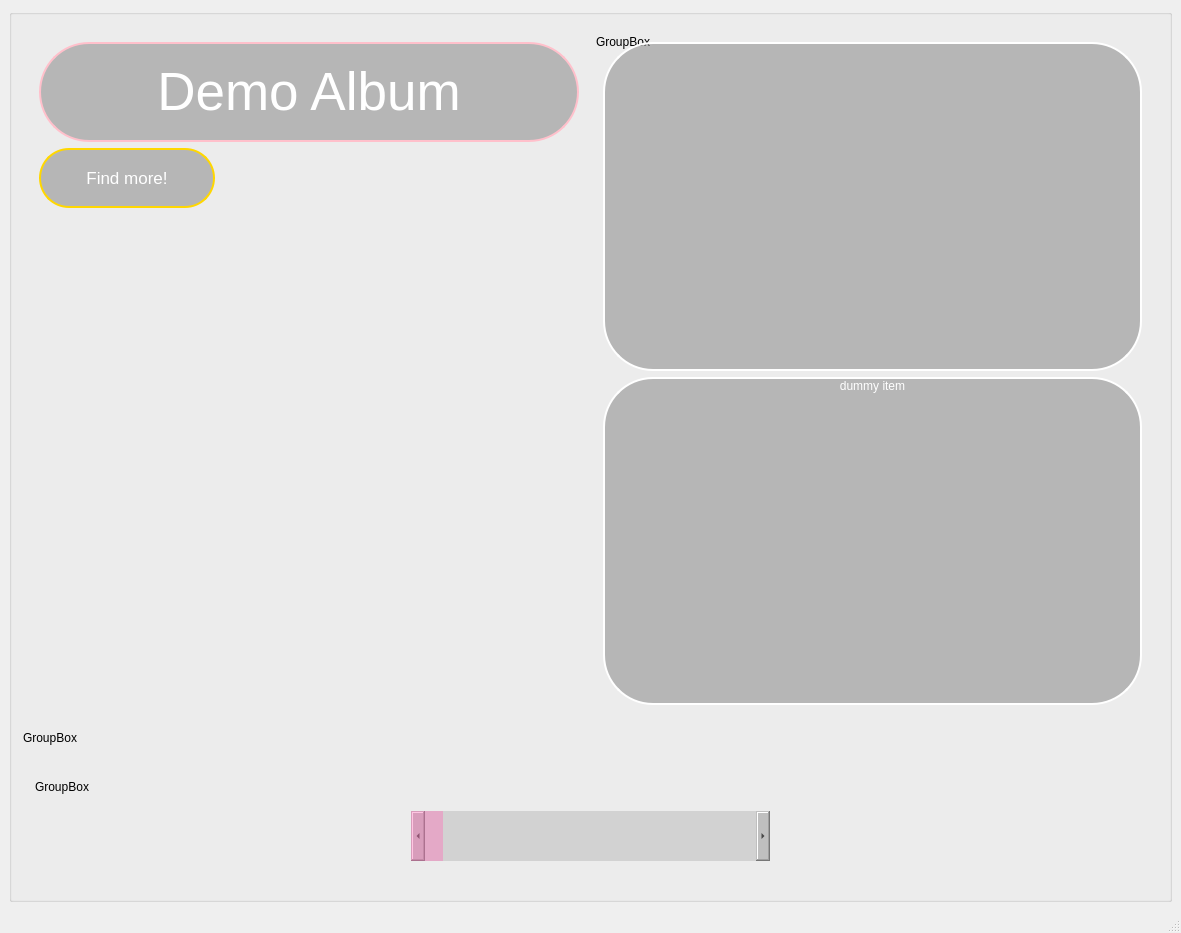
<?xml version="1.0" encoding="UTF-8"?>
<ui version="4.0">
 <class>MainWindow</class>
 <widget class="QMainWindow" name="MainWindow">
  <property name="geometry">
   <rect>
    <x>0</x>
    <y>0</y>
    <width>1181</width>
    <height>933</height>
   </rect>
  </property>
  <property name="windowTitle">
   <string>MainWindow</string>
  </property>
  <widget class="QWidget" name="central_widget">
   <property name="styleSheet">
    <string notr="true">#central_widget {
 background: qlineargradient(x1:0, y1:0, x2:1, y2:1,
            stop:0 #4B0082, stop:1 #000000);
}
</string>
   </property>
   <layout class="QHBoxLayout" name="horizontalLayout_2">
    <item>
     <widget class="QGroupBox" name="vertical_box">
      <property name="title">
       <string/>
      </property>
      <layout class="QVBoxLayout" name="verticalLayout_3">
       <item>
        <widget class="QGroupBox" name="big_box">
         <property name="styleSheet">
          <string notr="true">QGroupBox{
   border: none;
}
</string>
         </property>
         <property name="title">
          <string/>
         </property>
         <property name="flat">
          <bool>true</bool>
         </property>
         <layout class="QHBoxLayout" name="horizontalLayout">
          <item>
           <widget class="QGroupBox" name="left_box">
            <property name="title">
             <string/>
            </property>
            <property name="flat">
             <bool>true</bool>
            </property>
            <layout class="QGridLayout" name="gridLayout" rowstretch="1,0">
             <item row="0" column="0">
              <layout class="QGridLayout" name="song_grid">
               <item row="2" column="1">
                <widget class="QLabel" name="label_3">
                 <property name="text">
                  <string/>
                 </property>
                </widget>
               </item>
               <item row="2" column="2">
                <widget class="QLabel" name="label_4">
                 <property name="text">
                  <string/>
                 </property>
                </widget>
               </item>
               <item row="1" column="0">
                <widget class="QPushButton" name="search_btn">
                 <property name="sizePolicy">
                  <sizepolicy hsizetype="Minimum" vsizetype="Minimum">
                   <horstretch>0</horstretch>
                   <verstretch>0</verstretch>
                  </sizepolicy>
                 </property>
                 <property name="maximumSize">
                  <size>
                   <width>16777215</width>
                   <height>60</height>
                  </size>
                 </property>
                 <property name="font">
                  <font>
                   <pointsize>13</pointsize>
                  </font>
                 </property>
                 <property name="styleSheet">
                  <string notr="true"> border: 2px solid gold;
 background-color: rgba(128, 128, 128, 128);
 border-radius: 30px;
color: white;


</string>
                 </property>
                 <property name="text">
                  <string>Find more!</string>
                 </property>
                </widget>
               </item>
               <item row="0" column="0" colspan="3">
                <widget class="QLabel" name="label">
                 <property name="sizePolicy">
                  <sizepolicy hsizetype="Preferred" vsizetype="Minimum">
                   <horstretch>0</horstretch>
                   <verstretch>0</verstretch>
                  </sizepolicy>
                 </property>
                 <property name="maximumSize">
                  <size>
                   <width>16777215</width>
                   <height>100</height>
                  </size>
                 </property>
                 <property name="font">
                  <font>
                   <pointsize>40</pointsize>
                  </font>
                 </property>
                 <property name="styleSheet">
                  <string notr="true"> border: 2px solid pink;
 background-color: rgba(128, 128, 128, 128);
 border-radius: 50px;
color: white;


</string>
                 </property>
                 <property name="lineWidth">
                  <number>3</number>
                 </property>
                 <property name="text">
                  <string>Demo Album</string>
                 </property>
                 <property name="alignment">
                  <set>Qt::AlignCenter</set>
                 </property>
                </widget>
               </item>
               <item row="2" column="0">
                <widget class="QLabel" name="label_2">
                 <property name="text">
                  <string/>
                 </property>
                </widget>
               </item>
              </layout>
             </item>
             <item row="1" column="0">
              <spacer name="verticalSpacer">
               <property name="orientation">
                <enum>Qt::Vertical</enum>
               </property>
               <property name="sizeHint" stdset="0">
                <size>
                 <width>20</width>
                 <height>40</height>
                </size>
               </property>
              </spacer>
             </item>
            </layout>
           </widget>
          </item>
          <item>
           <widget class="QGroupBox" name="groupBox_3">
            <property name="title">
             <string>GroupBox</string>
            </property>
            <layout class="QVBoxLayout" name="verticalLayout_5">
             <item>
              <widget class="QListWidget" name="songs_played_widget">
               <property name="sizePolicy">
                <sizepolicy hsizetype="Preferred" vsizetype="Expanding">
                 <horstretch>0</horstretch>
                 <verstretch>0</verstretch>
                </sizepolicy>
               </property>
               <property name="styleSheet">
                <string notr="true"> border: 2px solid white;
 background-color: rgba(128, 128, 128, 128);
 border-radius: 50px;
color: white;


</string>
               </property>
               <property name="frameShape">
                <enum>QFrame::StyledPanel</enum>
               </property>
               <property name="frameShadow">
                <enum>QFrame::Sunken</enum>
               </property>
              </widget>
             </item>
             <item>
              <widget class="QListWidget" name="song_queue_widget">
               <property name="sizePolicy">
                <sizepolicy hsizetype="Preferred" vsizetype="Expanding">
                 <horstretch>0</horstretch>
                 <verstretch>0</verstretch>
                </sizepolicy>
               </property>
               <property name="styleSheet">
                <string notr="true"> border: 2px solid white;
 background-color: rgba(128, 128, 128, 128);
 border-radius: 50px;
color: white;



</string>
               </property>
               <item>
                <property name="text">
                 <string>dummy item</string>
                </property>
                <property name="textAlignment">
                 <set>AlignCenter</set>
                </property>
               </item>
              </widget>
             </item>
            </layout>
           </widget>
          </item>
         </layout>
        </widget>
       </item>
       <item>
        <widget class="QGroupBox" name="controller_box">
         <property name="minimumSize">
          <size>
           <width>0</width>
           <height>100</height>
          </size>
         </property>
         <property name="styleSheet">
          <string notr="true">#controller_box
{
border: none;
}</string>
         </property>
         <property name="title">
          <string>GroupBox</string>
         </property>
         <property name="flat">
          <bool>true</bool>
         </property>
         <layout class="QVBoxLayout" name="verticalLayout_4">
          <item>
           <widget class="QPushButton" name="pause_btn">
            <property name="styleSheet">
             <string notr="true">qproperty-iconSize: 80px;
 border: none;


</string>
            </property>
            <property name="text">
             <string/>
            </property>
            <property name="icon">
             <iconset resource="../resource_file.qrc">
              <normaloff>:/images/white_pause_btn.png</normaloff>:/images/white_pause_btn.png</iconset>
            </property>
           </widget>
          </item>
          <item>
           <widget class="QGroupBox" name="song_btns_box">
            <property name="minimumSize">
             <size>
              <width>0</width>
              <height>100</height>
             </size>
            </property>
            <property name="styleSheet">
             <string notr="true">#song_btns_box{
border: none;}</string>
            </property>
            <property name="title">
             <string>GroupBox</string>
            </property>
            <property name="flat">
             <bool>true</bool>
            </property>
            <layout class="QHBoxLayout" name="horizontalLayout_3">
             <item>
              <widget class="QPushButton" name="back_btn">
               <property name="styleSheet">
                <string notr="true">qproperty-iconSize: 80px;
 border: none;


</string>
               </property>
               <property name="text">
                <string/>
               </property>
               <property name="icon">
                <iconset resource="../resource_file.qrc">
                 <normaloff>:/images/white_play_button_left.png</normaloff>:/images/white_play_button_left.png</iconset>
               </property>
               <property name="flat">
                <bool>true</bool>
               </property>
              </widget>
             </item>
             <item>
              <widget class="QScrollBar" name="progress_slider">
               <property name="minimumSize">
                <size>
                 <width>0</width>
                 <height>50</height>
                </size>
               </property>
               <property name="styleSheet">
                <string notr="true">QScrollBar {
background-color:   rgba(128, 128, 128, 60);
}

QScrollBar::handle {
 background-color:  rgba(255, 105, 180, 100);
 min-width: 20px;
}



</string>
               </property>
               <property name="orientation">
                <enum>Qt::Horizontal</enum>
               </property>
              </widget>
             </item>
             <item>
              <widget class="QPushButton" name="skip_btn">
               <property name="styleSheet">
                <string notr="true">qproperty-iconSize: 80px;
 border: none;


</string>
               </property>
               <property name="text">
                <string/>
               </property>
               <property name="icon">
                <iconset resource="../resource_file.qrc">
                 <normaloff>:/images/white_play_button_right.png</normaloff>:/images/white_play_button_right.png</iconset>
               </property>
              </widget>
             </item>
            </layout>
           </widget>
          </item>
         </layout>
        </widget>
       </item>
      </layout>
     </widget>
    </item>
   </layout>
  </widget>
  <widget class="QMenuBar" name="menubar">
   <property name="geometry">
    <rect>
     <x>0</x>
     <y>0</y>
     <width>1181</width>
     <height>21</height>
    </rect>
   </property>
  </widget>
  <widget class="QStatusBar" name="statusbar"/>
 </widget>
 <resources>
  <include location="../resource_file.qrc"/>
 </resources>
 <connections/>
</ui>
